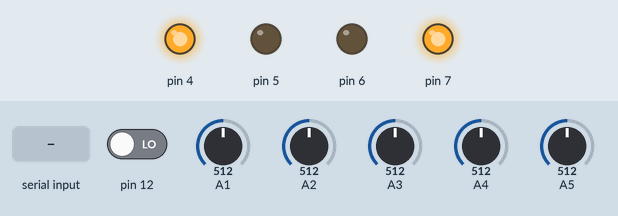
Recording of a program running on a simulated Arduino Nano, built with avr-gcc and run on an emulated ATmega328P. Shown: output pins drawn as LEDs (lit = HIGH). Inputs (shaded band) come from the test bench; at power-on: A1 = 512, A5 = 512, A2 = 512, pin 12 LOW, A3 = 512, A4 = 512. What the program prints to the serial monitor is not drawn.

Above: at 4.5 s.
4.6 s: byte 70 (SET_PID_STATUS) received over Serial
At 5.8 s:
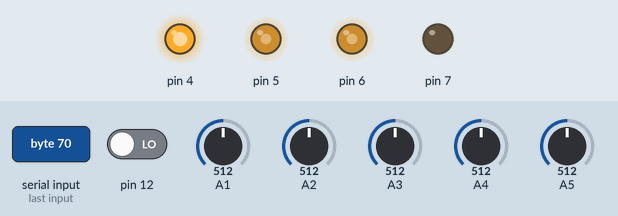
6.1 s: A1 set to 716
At 7.0 s:
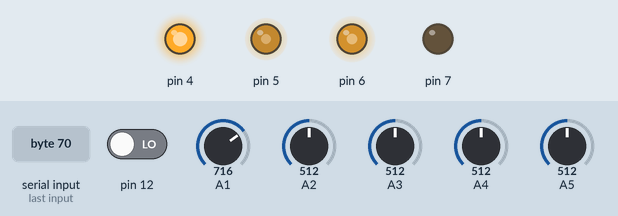
7.6 s: A5 set to 394
At 8.2 s:
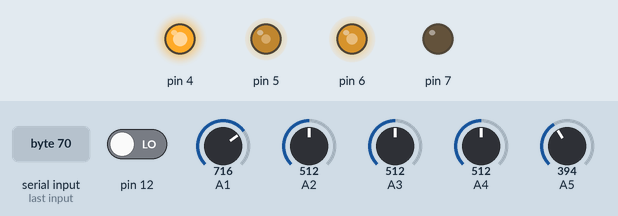
9.6 s: A5 set to 367
At 10.3 s:
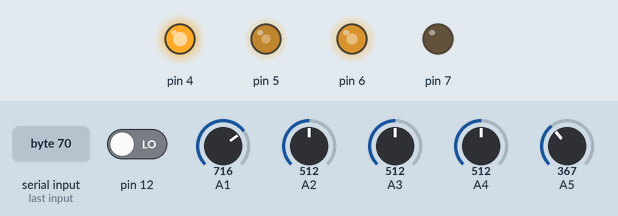
12.3 s: A2 set to 992
At 13.0 s:
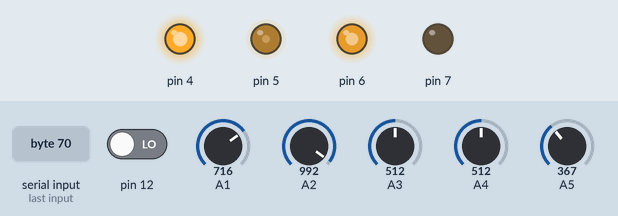
13.8 s: A1 set to 992
At 14.1 s:
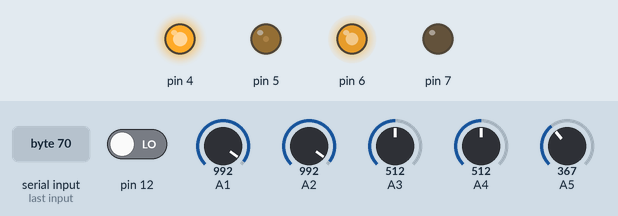
Timing chart, 0 to 16.3 s (numbered marks = the images above; inputs shaded):
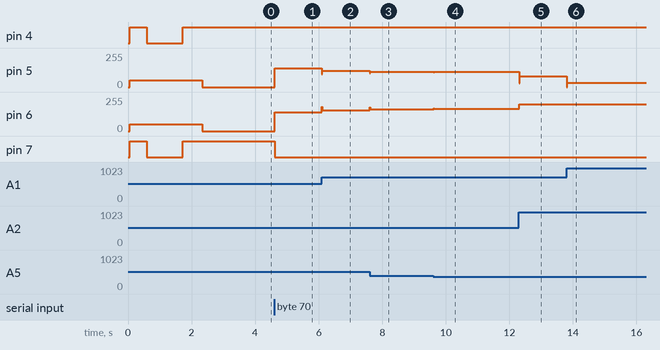

Measured:
- after the input at 4.6 s, pin 5, pin 6: 0/255 → 140/255 at once; pin 7: HIGH → LOW at once
- after the input at 6.1 s, pin 5: 140/255 → 123/255 at once; pin 6: 140/255 → 157/255 at once
- after the input at 7.6 s, pin 5: 123/255 → 115/255 at once; pin 6: 157/255 → 165/255 at once
- after the input at 9.6 s, pin 5: 115/255 → 113/255 at once; pin 6: 165/255 → 167/255 at once
- after the input at 12.3 s, pin 5: 113/255 → 80/255 at once; pin 6: 167/255 → 200/255 at once
- after the input at 13.8 s, pin 5: 80/255 → 32/255 at once

The program:

main.cpp
```cpp
#include <Arduino.h>
#include <CageBoard.h>
#include <QTRSensors.h>
#define DEBUG 0
const uint8_t SENSOR_VALUE = 5;

CageBoard cage;
QTRSensors qtr;

enum MESSAGE_ID {
  // PID
  SET_PID_STATUS = 'F', // pid flag
  KP_INCREASE = 'P',    // kp++
  KP_DECREASE = 'p',    // kp--
  KI_INCREASE = 'I',    // ki++
  KI_DECREASE = 'i',    // ki--
  KD_INCREASE = 'D',    // kd++
  KD_DECREASE = 'd',     // kd--

  //  MOTOR
  MAX_SPEED_INCREASE = 'M', // max speed++
  MAX_SPEED_DECREASE = 'm', // max speed--
  GOAL_SPEED_INCREASE = 'G', // goal speed++
  GOAL_SPEED_DECREASE = 'g' // goal speed--
};

struct MotorNumber
{
  int LeftMotor = 0;
  int RightMotor = 1;
};

struct PID
{
  bool isLineTracking = false;
  float kp = 0.10;
  float ki = 0.00;
  float kd = 0.15;
  int position = 0;
  int lastError = 0;
  int integral = 0;;
  int derivative = 0;
};

struct Motor
{
public:
  uint16_t MaxSpeed = 200;
  uint16_t MinSpeed = 0;
  uint16_t BaseSpeed = 140;

  int32_t RightMotorSpeed = 0;
  int32_t LeftMotorSpeed = 0;
};

struct UartParameter
{
  String label;
  String value;
};

MESSAGE_ID msg;
MotorNumber motorNumber;
PID pid;
Motor motor;
uint16_t SensorValue[SENSOR_VALUE];


void SerialEvent() {
  if (Serial.available()) {
    char c = Serial.read();
    if (c == SET_PID_STATUS)
      pid.isLineTracking = !pid.isLineTracking;
    if (pid.isLineTracking == false) {
      switch (c)
      {
        /**************PID**************/
      case KP_INCREASE: //  kp++
        pid.kp += 0.01;
        break;
      case KP_DECREASE: //  kp--
        pid.kp -= 0.01;
        break;

      case KI_INCREASE:
        /* code */
        break;

      case KI_DECREASE:
        /* code */
        break;

      case KD_INCREASE: //  kd++
        pid.kd += 0.01;
        break;

      case KD_DECREASE: //  kd--
        pid.kd -= 0.01;
        break;

        /**************MOTOR**************/

      case MAX_SPEED_INCREASE: //  max speed++
        motor.MaxSpeed += 1;
        break;

      case MAX_SPEED_DECREASE: //  max speed--
        motor.MaxSpeed -= 1;
        break;

      case GOAL_SPEED_INCREASE: //  goal speed++
        motor.BaseSpeed += 1;
        break;

      case GOAL_SPEED_DECREASE: //  goal speed--
        motor.BaseSpeed -= 1;
        break;

      default:
        break;
      }
    }
  }

}

void uartSend() {
  if (pid.isLineTracking) {
    UartParameter params[] = {
      "*S", String(pid.position),
      "*R", String(motor.RightMotorSpeed),
      "*L", String(motor.LeftMotorSpeed)
      };
    for (size_t i = 0; i < sizeof(params) / sizeof(params[0]); i++) {
      cage.print(params[i].label + params[i].value + "*");
    }
  }
  else {
    UartParameter params[] = {
    {"*P", String(pid.kp)},
    {"*I", String(pid.ki)},
    {"*D", String(pid.kd)},
    {"*M", String(motor.MaxSpeed)},
    {"*G", String(motor.BaseSpeed)}
    };

    for (size_t i = 0; i < sizeof(params) / sizeof(params[0]); i++) {
      cage.print(params[i].label + params[i].value + "*");
    }
  }

}

void pidLineTracking(int goalspeed) {
  pid.position = qtr.readLineWhite(SensorValue);
  int32_t error = pid.position - 2000;
  pid.integral += error;
  pid.derivative = error - pid.lastError;
  int32_t motorSpeed = pid.kp * error + pid.ki * pid.integral + pid.kd * pid.derivative;
  pid.lastError = error;

  motor.RightMotorSpeed = goalspeed + motorSpeed;
  motor.LeftMotorSpeed = goalspeed - motorSpeed;

  if (motor.RightMotorSpeed > motor.MaxSpeed) { motor.RightMotorSpeed = motor.MaxSpeed; }
  else if (motor.RightMotorSpeed < motor.MinSpeed) { motor.RightMotorSpeed = motor.MinSpeed; }
  if (motor.LeftMotorSpeed > motor.MaxSpeed) { motor.LeftMotorSpeed = motor.MaxSpeed; }
  else if (motor.LeftMotorSpeed < motor.MinSpeed) { motor.LeftMotorSpeed = motor.MinSpeed; }

#if DEBUG
  cage.println("position: " + String(pid.position) + " error: " + String(error) + " motorSpeed: " + String(motorSpeed) + " motor.RightMotorSpeed: " + String(motor.RightMotorSpeed) + " motor.LeftMotorSpeed: " + String(motor.LeftMotorSpeed));
#endif

  cage.MotorMove(motorNumber.RightMotor, motor.RightMotorSpeed, MotorDirection::FORWARD);
  cage.MotorMove(motorNumber.LeftMotor, motor.LeftMotorSpeed, MotorDirection::FORWARD);
}

void motorStop() {
  cage.MotorStop(motorNumber.LeftMotor);
  cage.MotorStop(motorNumber.RightMotor);
}


void setup() {
  cage.UARTInit(9600);
  cage.MotorInit();
  cage.ButtonInit();

  qtr.setTypeAnalog();
  qtr.setSensorPins((const uint8_t[]) { A1, A2, A3, A4, A5 }, SENSOR_VALUE);

  cage.WaitingForButton();
#if DEBUG
  cage.println("Start");
#endif
  for (int j = 0;j < 1;j++) {
    for (int i = 0; i < 50;i++) {
      if (i < 12 || i >= 37) {
        cage.MotorMove(motorNumber.RightMotor, 50, MotorDirection::FORWARD);
        cage.MotorMove(motorNumber.LeftMotor, 50, MotorDirection::BACK);
      }
      else
      {

        cage.MotorMove(motorNumber.RightMotor, 50, MotorDirection::BACK);
        cage.MotorMove(motorNumber.LeftMotor, 50, MotorDirection::FORWARD);
      }
      qtr.calibrate();
      delay(20);
    }
  }

  qtr.calibrate();
  cage.MotorStop(motorNumber.LeftMotor);
  cage.MotorStop(motorNumber.RightMotor);
  cage.Delay(1000);
}

void loop() {
  uartSend();
  qtr.read(SensorValue);
  if (pid.isLineTracking == true) {
    pidLineTracking(motor.BaseSpeed);
  }
  else {
    motorStop();
  }
  SerialEvent();
}
```
